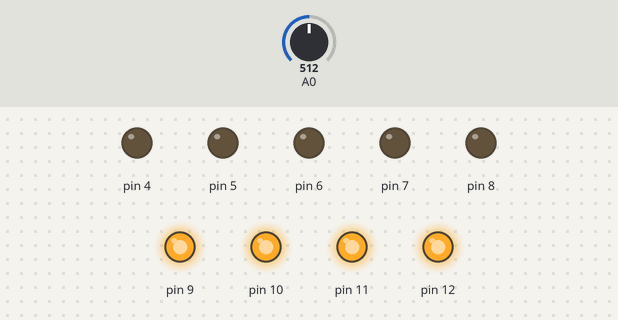
This program was run on a simulated Arduino Uno, built with avr-gcc and run on an emulated ATmega328P. Shown: output pins drawn as LEDs (lit = HIGH). The inputs (shaded band) are chosen by the test bench; at power-on: A0 = 512.

Above: at 1.2 s.
1.3 s: A0 set to 559
2.8 s: A0 set to 587
At 4.0 s:
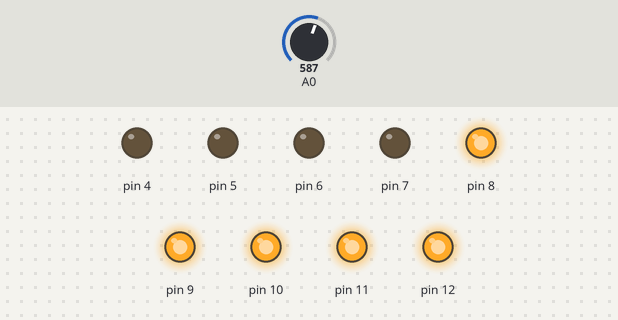
4.3 s: A0 set to 716
At 5.2 s:
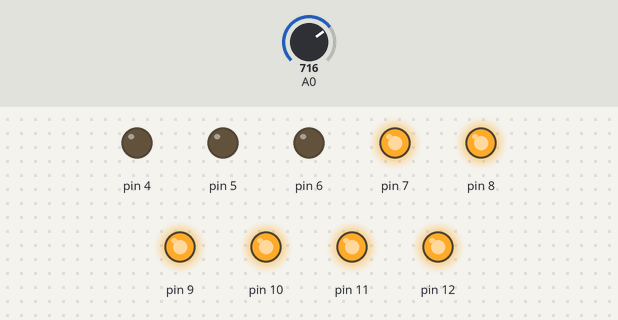
5.8 s: A0 set to 778
7.3 s: A0 set to 807
At 7.7 s:
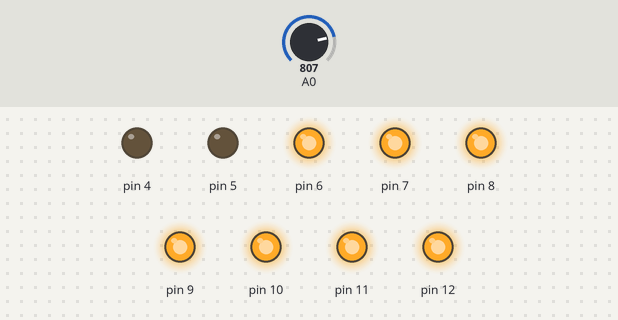
8.8 s: A0 set to 511
At 10.1 s:
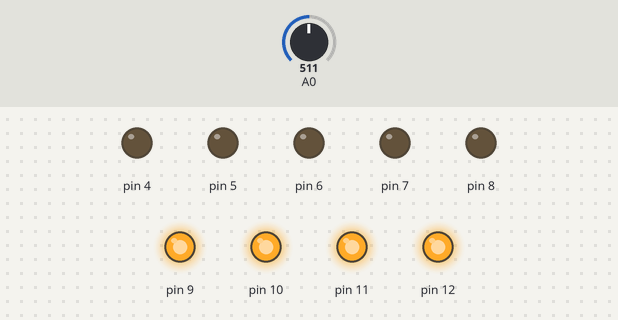
Timing chart, 0 to 11.3 s (numbered marks = the images above; inputs shaded):
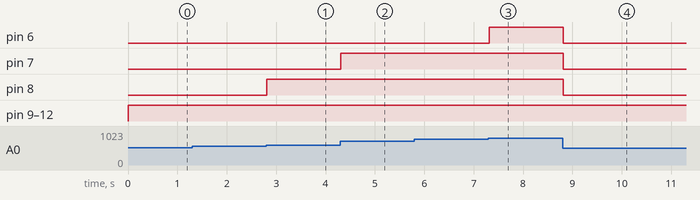

Measured:
- the behaviour switches between 568 and 569 on A0 (found by bisection; images 0 and 1)
- the behaviour switches between 796 and 797 on A0 (found by bisection; images 2 and 3)
- after the input at 1.3 s, every drawn part: stays the same
- after the input at 2.8 s, pin 8: LOW → HIGH at once
- after the input at 4.3 s, pin 7: LOW → HIGH at once
- after the input at 5.8 s, every drawn part: stays the same
- after the input at 7.3 s, pin 6: LOW → HIGH at once
- after the input at 8.8 s, pin 6–8: HIGH → LOW at once

The program:

main.cpp
```cpp
#include <Arduino.h>
#include "LedBar.h"

#define TIME_DELAY (100)

LedBar ledbar(12, 11, 10, 9, 8, 7, 6, 5, 4);

void setup(){
  ledbar.begin(A0);
}

void loop(){
  ledbar.drawChart();

  delay(TIME_DELAY);
}
```

LedBar.h
```cpp
#ifndef LEDBAR_H
#define LEDBAR_H

#include <Arduino.h>

template<size_t ledPinSize>

class LedBar {
    private:
        const uint8_t ledPin[ledPinSize];
        uint8_t potentiometerPin;

        uint16_t pot_result;
        uint8_t scale;

        uint8_t i;
    public:
        template<typename... Args>
        LedBar(Args... pins) : ledPin{static_cast<uint8_t>(pins)...} {
            static_assert(sizeof...(Args) == ledPinSize, "Wrong quantity of pins");
        }

        void begin(const uint8_t potentiometerPin) {
            this->potentiometerPin = potentiometerPin;
            for (i = 0; i < ledPinSize; ++i)
                pinMode(ledPin[i], OUTPUT);
        }

        void drawChart() {
            pot_result = analogRead(potentiometerPin);

            scale = (pot_result * ledPinSize) >> 10;

            for (i = 0; i < scale; ++i)
                digitalWrite(ledPin[i], HIGH);

            for (i = scale; i < ledPinSize; ++i)
                digitalWrite(ledPin[i], LOW);
        }
};

template<typename... Args>
LedBar(Args...) -> LedBar<sizeof...(Args)>;

#endif
```
